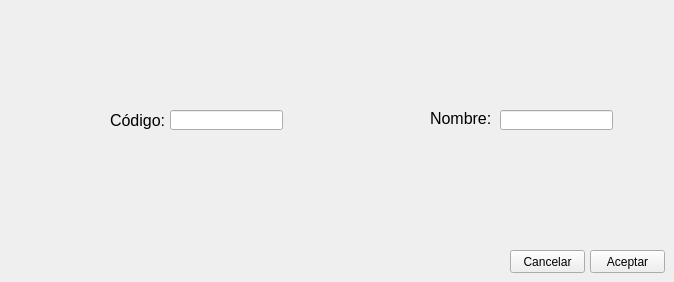
    <widget class="QWidget" name="bajaproductos">
     <property name="windowTitle">
      <string>Eliminar producto</string>
     </property>
     <widget class="QPushButton" name="buttonaceptarep">
      <property name="geometry">
       <rect>
        <x>590</x>
        <y>250</y>
        <width>75</width>
        <height>23</height>
       </rect>
      </property>
      <property name="text">
       <string>Aceptar</string>
      </property>
     </widget>
     <widget class="QLabel" name="label_19">
      <property name="geometry">
       <rect>
        <x>430</x>
        <y>110</y>
        <width>71</width>
        <height>16</height>
       </rect>
      </property>
      <property name="font">
       <font>
        <pointsize>12</pointsize>
       </font>
      </property>
      <property name="text">
       <string>Nombre:</string>
      </property>
     </widget>
     <widget class="QLineEdit" name="linecodigoep">
      <property name="geometry">
       <rect>
        <x>170</x>
        <y>110</y>
        <width>113</width>
        <height>20</height>
       </rect>
      </property>
      <property name="accessibleDescription">
       <string/>
      </property>
      <property name="autoFillBackground">
       <bool>false</bool>
      </property>
      <property name="inputMask">
       <string notr="true"/>
      </property>
      <property name="text">
       <string/>
      </property>
      <property name="maxLength">
       <number>13</number>
      </property>
      <property name="frame">
       <bool>true</bool>
      </property>
      <property name="echoMode">
       <enum>QLineEdit::Normal</enum>
      </property>
      <property name="cursorPosition">
       <number>0</number>
      </property>
      <property name="dragEnabled">
       <bool>false</bool>
      </property>
      <property name="readOnly">
       <bool>false</bool>
      </property>
      <property name="placeholderText">
       <string/>
      </property>
      <property name="cursorMoveStyle">
       <enum>Qt::LogicalMoveStyle</enum>
      </property>
     </widget>
     <widget class="QLineEdit" name="linenombreep">
      <property name="geometry">
       <rect>
        <x>500</x>
        <y>110</y>
        <width>113</width>
        <height>20</height>
       </rect>
      </property>
      <property name="text">
       <string/>
      </property>
      <property name="echoMode">
       <enum>QLineEdit::Normal</enum>
      </property>
     </widget>
     <widget class="QPushButton" name="buttoncancelarep">
      <property name="geometry">
       <rect>
        <x>510</x>
        <y>250</y>
        <width>75</width>
        <height>23</height>
       </rect>
      </property>
      <property name="text">
       <string>Cancelar</string>
      </property>
     </widget>
     <widget class="QLabel" name="lebel_9">
      <property name="geometry">
       <rect>
        <x>110</x>
        <y>110</y>
        <width>61</width>
        <height>21</height>
       </rect>
      </property>
      <property name="font">
       <font>
        <pointsize>12</pointsize>
       </font>
      </property>
      <property name="text">
       <string>Código:</string>
      </property>
     </widget>
    </widget>
